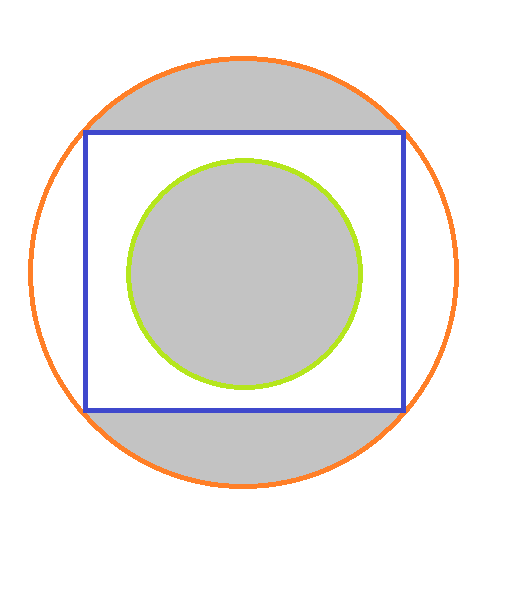
#> input picture test.png, 518 x 604 px
$ python imgprocess.py
#> lines starting #> are read from the running program, lines starting #| are printed output that depends on the picture; after the words box and inside, x2 and y2 are one past the last pixel; in counts of white or black regions, pixels touching at a corner belong together
import matplotlib.pyplot as plt
from PIL import Image

def imgProcess():
    # Open image by knowing path
    img = Image.open("test.png")
#> img is the input picture: PIL image 518x604 RGB; mean R, G, B 237.1, 235.1, 233.5

    # Convert to grayscale
    gray = img.convert('1')
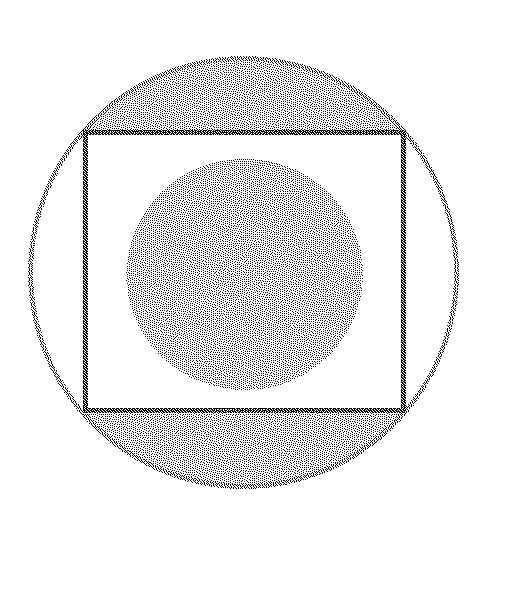
#> gray: PIL image 518x604 1; 92.4% white; black in thin lines or dots, all inside (x1, y1, x2, y2) = (28, 56, 459, 489)

    # Save the result in another file
    gray.save('result.png')

    # Plot both images
    fig, axes = plt.subplots(1, 2)
    ax = axes.ravel()

    ax[0].imshow(img)
    ax[0].set_title('Orginal')
    ax[1].imshow(gray, cmap=plt.cm.gray)
    ax[1].set_title('Grayscale')

    fig.tight_layout()
    plt.show()
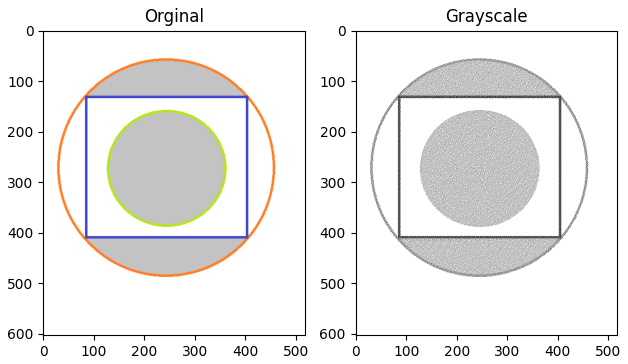
#> figure drawn by matplotlib, 2 panels

imgProcess()
